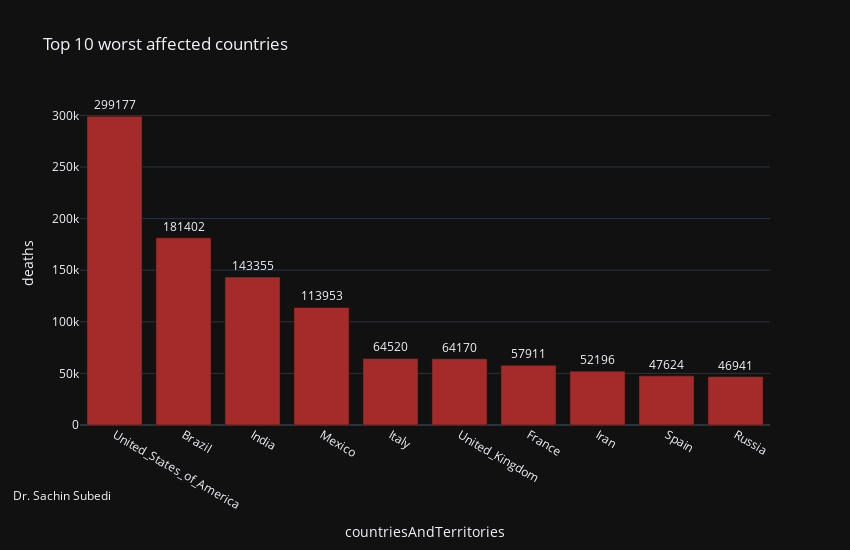

Notebook code for this chart:
### Code cell
fig = px.bar(
    sorted_dd2,
    x = "countriesAndTerritories",
    y = "deaths", 
    title= "Top 10 worst affected countries",
   color_discrete_sequence=["brown"], 
    height=550,
    width=850,
    text='deaths'
)
fig.update_traces(texttemplate='%{text:.2.5s}', textposition='outside')
fig.update_layout(uniformtext_minsize=8, uniformtext_mode='hide')
fig.update_layout(template='plotly_dark')

fig.update_layout(
    annotations=[
        dict(
            x=-0.1,
            y=-0.25,
            showarrow=False,
            text="Dr. Sachin Subedi",
            xref="paper",
            yref="paper",
            )
            ,   
    ],

)
fig.show()

### Figure 1 — Plotly figure (JSON) as saved in the notebook; plotly's stock layout.template omitted (floating-point values rounded to 4 significant figures)
{"data": [{"alignmentgroup": "True", "hovertemplate": "countriesAndTerritories=%{x}<br>deaths=%{text}<extra></extra>", "legendgroup": "", "marker": {"color": "brown", "pattern": {"shape": ""}}, "name": "", "offsetgroup": "", "orientation": "v", "showlegend": false, "text": [299177, 181402, 143355, 113953, 64520, 64170, 57911, 52196, 47624, 46941], "textposition": "outside", "texttemplate": "%{text:.2.5s}", "type": "bar", "x": ["United_States_of_America", "Brazil", "India", "Mexico", "Italy", "United_Kingdom", "France", "Iran", "Spain", "Russia"], "xaxis": "x", "y": [299177, 181402, 143355, 113953, 64520, 64170, 57911, 52196, 47624, 46941], "yaxis": "y"}], "layout": {"annotations": [{"showarrow": false, "text": "Dr. Sachin Subedi", "x": -0.1, "xref": "paper", "y": -0.25, "yref": "paper"}], "barmode": "relative", "height": 550, "legend": {"tracegroupgap": 0}, "title": {"text": "Top 10 worst affected countries"}, "uniformtext": {"minsize": 8, "mode": "hide"}, "width": 850, "xaxis": {"anchor": "y", "domain": [0, 1], "title": {"text": "countriesAndTerritories"}}, "yaxis": {"anchor": "x", "domain": [0, 1], "title": {"text": "deaths"}}}}
